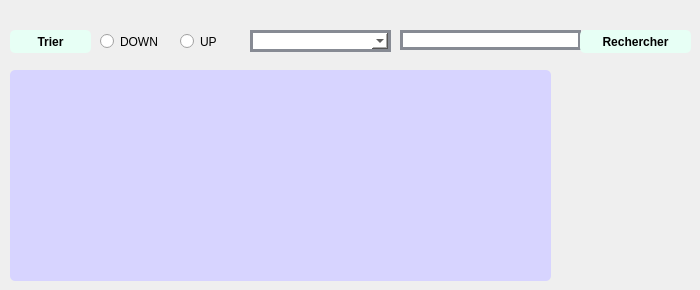
            <widget class="QWidget" name="tab_10">
             <attribute name="title">
              <string>Afficher_fournisseur</string>
             </attribute>
             <widget class="QTableView" name="tab_fournisseur">
              <property name="geometry">
               <rect>
                <x>10</x>
                <y>70</y>
                <width>541</width>
                <height>211</height>
               </rect>
              </property>
              <property name="styleSheet">
               <string notr="true">QTableView {
padding: 5px;
border-radius: 5px;
background-color:#d7d4ff;
font-weight: bold;
}
</string>
              </property>
             </widget>
             <widget class="QComboBox" name="comboBox_2">
              <property name="geometry">
               <rect>
                <x>250</x>
                <y>30</y>
                <width>141</width>
                <height>22</height>
               </rect>
              </property>
              <property name="styleSheet">
               <string notr="true">QComboBox {
	font: 75 8pt &quot;MS Shell Dlg 2&quot;;
border: 3px solid #878b94;
border-radius: 40pxt;
background: white;
}</string>
              </property>
             </widget>
             <widget class="QLineEdit" name="LErecherche_2">
              <property name="geometry">
               <rect>
                <x>400</x>
                <y>30</y>
                <width>181</width>
                <height>20</height>
               </rect>
              </property>
              <property name="styleSheet">
               <string notr="true">QLineEdit {
	font: 75 8pt &quot;MS Shell Dlg 2&quot;;
border: 3px solid #878b94;
border-radius: 40pxt;
background: white;
}</string>
              </property>
             </widget>
             <widget class="QPushButton" name="pb_chercher_2">
              <property name="geometry">
               <rect>
                <x>580</x>
                <y>30</y>
                <width>111</width>
                <height>23</height>
               </rect>
              </property>
              <property name="styleSheet">
               <string notr="true">QPushButton {
padding: 5px;
border-radius: 5px;
background-color:#e7fff5;
font-weight: bold;
}
QPushButton:hover
{
color :white;
}</string>
              </property>
              <property name="text">
               <string>Rechercher</string>
              </property>
             </widget>
             <widget class="QPushButton" name="tri_2">
              <property name="geometry">
               <rect>
                <x>10</x>
                <y>30</y>
                <width>81</width>
                <height>23</height>
               </rect>
              </property>
              <property name="styleSheet">
               <string notr="true">QPushButton {
padding: 5px;
border-radius: 5px;
background-color:#e7fff5;
font-weight: bold;
}
QPushButton:hover
{
color :white;
}</string>
              </property>
              <property name="text">
               <string>Trier</string>
              </property>
             </widget>
             <widget class="QRadioButton" name="down_3">
              <property name="geometry">
               <rect>
                <x>100</x>
                <y>30</y>
                <width>71</width>
                <height>23</height>
               </rect>
              </property>
              <property name="text">
               <string>DOWN</string>
              </property>
             </widget>
             <widget class="QRadioButton" name="up_3">
              <property name="geometry">
               <rect>
                <x>180</x>
                <y>30</y>
                <width>46</width>
                <height>23</height>
               </rect>
              </property>
              <property name="text">
               <string>UP</string>
              </property>
             </widget>
            </widget>
